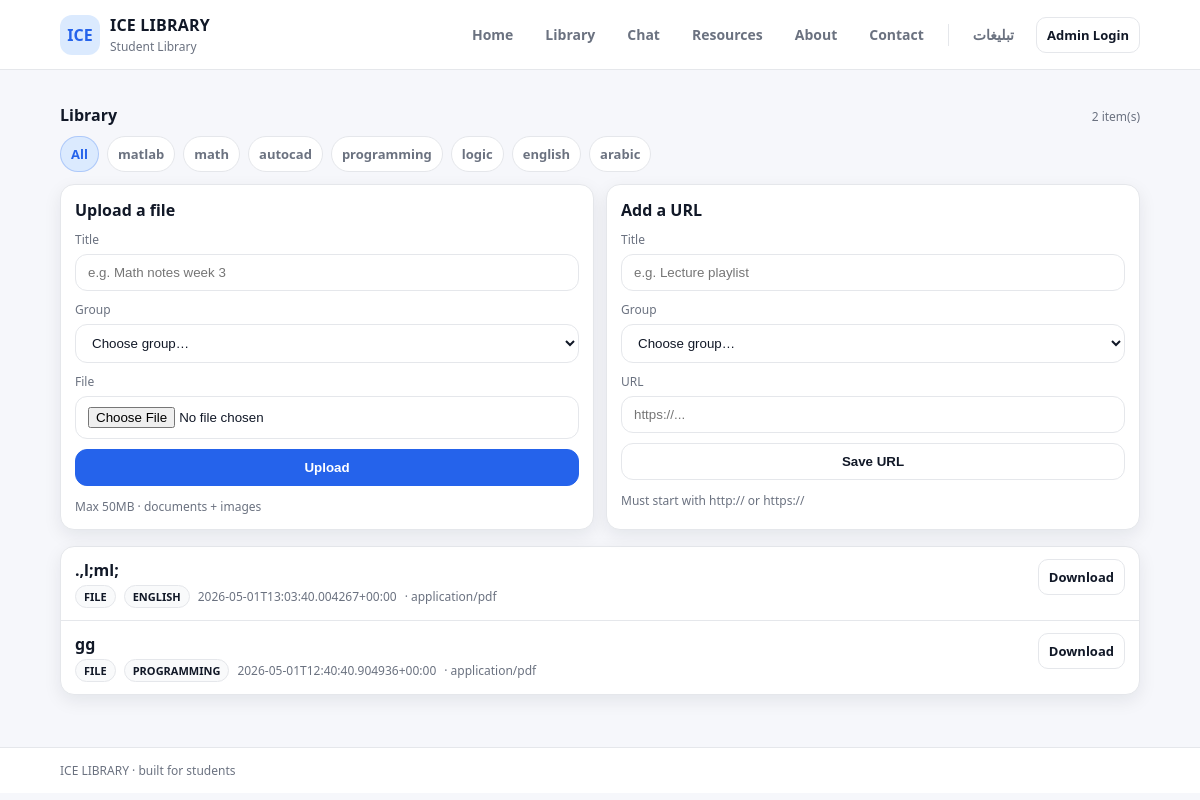
The page /library on the database its author committed.
### tables this page shows
CREATE TABLE items (
              id INTEGER PRIMARY KEY AUTOINCREMENT,
              kind TEXT NOT NULL CHECK (kind IN ('file','url')),
              title TEXT NOT NULL,
              stored_name TEXT,
              original_name TEXT,
              mime TEXT,
              url TEXT,
              created_at TEXT NOT NULL
            , category TEXT);

### app.py (the view)
    @app.get("/library")
    def library_page():
        category = (request.args.get("cat") or "").strip().lower()
        if category and category not in CATEGORIES:
            category = ""
        items = list_items(category=category or None)
        return render_template(
            "library.html",
            items=items,
            categories=CATEGORIES,
            selected_category=category,
            **common_template_args(),
        )

### app.py (called while the page is built)
def get_db() -> sqlite3.Connection:
    conn = sqlite3.connect(DB_PATH)
    conn.row_factory = sqlite3.Row
    return conn

def is_admin_session() -> bool:
    return bool(session.get("admin_user_id"))

def list_items(category: str | None = None):
    with get_db() as conn:
        if category:
            rows = conn.execute(
                """
                SELECT id, kind, title, category, stored_name, original_name, mime, url, created_at
                FROM items
                WHERE category = ?
                ORDER BY datetime(created_at) DESC, id DESC
                LIMIT 500
                """,
                (category,),
            ).fetchall()
        else:
            rows = conn.execute(
                """
                SELECT id, kind, title, category, stored_name, original_name, mime, url, created_at
                FROM items
                ORDER BY datetime(created_at) DESC, id DESC
                LIMIT 500
                """
            ).fetchall()
        return [dict(r) for r in rows]

### templates/library.html (shortened to what this page needs)
{% extends "base.html" %}
{% block content %}
  <section class="section">
    <div class="sectionHead">
      <div class="sectionTitle">Library</div>
      <div class="sectionMeta">
        {{ items|length }} item(s)
      </div>
    </div>
    <div class="tabs">
      <a class="tab {% if not selected_category %}active{% endif %}" href="{{ url_for('library_page') }}">All</a>
      {% for c in categories %}
        <a class="tab {% if selected_category == c %}active{% endif %}" href="{{ url_for('library_page', cat=c) }}">{{ c }}</a>
      {% endfor %}
    </div>
    <div class="grid2">
      <div class="card">
        <div class="cardTitle">Upload a file</div>
        <form class="form" method="post" action="{{ url_for('upload') }}" enctype="multipart/form-data">
          <label class="label">
            <span>Title</span>
            <input class="input" name="title" placeholder="e.g. Math notes week 3" required />
          </label>
          <label class="label">
            <span>Group</span>
            <select class="input" name="category" required>
              <option value="" disabled {% if not selected_category %}selected{% endif %}>Choose group…</option>
            </select>
          </label>
          <label class="label">
            <span>File</span>
            <input class="input" type="file" name="file" required />
          </label>
          <button class="btn primary" type="submit">Upload</button>
          <div class="hint">Max 50MB · documents + images</div>
        </form>
      </div>
      <div class="card">
        <div class="cardTitle">Add a URL</div>
        <form class="form" method="post" action="{{ url_for('add_url') }}">
          <label class="label">
            <span>Title</span>
            <input class="input" name="title" placeholder="e.g. Lecture playlist" required />
          </label>
          <label class="label">
            <span>Group</span>
            <select class="input" name="category" required>
              <option value="" disabled {% if not selected_category %}selected{% endif %}>Choose group…</option>
            </select>
          </label>
          <label class="label">
            <span>URL</span>
            <input class="input" name="url" placeholder="https://..." required />
          </label>
          <button class="btn" type="submit">Save URL</button>
          <div class="hint">Must start with http:// or https://</div>
        </form>
      </div>
    </div>
  </section>
  <section class="section">
    <div class="card listCard">
      {% if items %}
        {% for item in items %}
          <div class="listRow">
            <div class="listMain">
              <div class="listTitle">{{ item.title }}</div>
              <div class="listSub">
                <span class="tag">{{ item.kind }}</span>
                {% if item.category %}
                  <span class="tag">{{ item.category }}</span>
                {% endif %}
                <span class="muted">{{ item.created_at }}</span>
                {% if item.kind == 'file' and item.mime %}
                  <span class="muted">· {{ item.mime }}</span>
                {% endif %}
              </div>
            </div>
            <div class="listActions">
              {% if item.kind == 'file' %}
                <a class="btn small" href="{{ url_for('download', item_id=item.id) }}">Download</a>
              {% else %}
                <a class="btn small" href="{{ item.url }}" target="_blank" rel="noopener noreferrer">Open</a>
              {% endif %}
            </div>
          </div>
        {% endfor %}
      {% else %}
        <div class="muted">No items yet. Upload something to start.</div>
      {% endif %}
    </div>
  </section>
{% endblock %}

### templates/base.html (shortened to what this page needs)
<!doctype html>
<html lang="{{ page_lang|default('en') }}" dir="{{ page_dir|default('ltr') }}">
  <head>
    <link rel="stylesheet" href="{{ url_for('static', filename='styles.css') }}" />
  </head>
  <body>
    <header class="topbar">
      <div class="container topbarInner">
        <a class="brand" href="{{ url_for('home') }}">
          <div class="brandMark">ICE</div>
          <div class="brandText">
            <div class="brandTitle">{{ app_name }}</div>
            <div class="brandSubtitle">Student Library</div>
          </div>
        </a>
        <nav class="nav">
          <a class="navLink" href="{{ url_for('home') }}">Home</a>
          <a class="navLink" href="{{ url_for('library_page') }}">Library</a>
          <a class="navLink" href="{{ url_for('chat_page') }}">Chat</a>
          <a class="navLink" href="{{ url_for('resources_page') }}">Resources</a>
          <a class="navLink" href="{{ url_for('about_page') }}">About</a>
          <a class="navLink" href="{{ url_for('contact_page') }}">Contact</a>
          <a class="navLink rtl" href="{{ url_for('public_announcements_page') }}">تبليغات</a>
          {% if is_admin %}
            <a class="btn small" href="{{ url_for('announcements_page') }}">Admin</a>
            <form class="inline" method="post" action="{{ url_for('logout') }}">
              <button class="btn small" type="submit">Logout</button>
            </form>
          {% else %}
            <a class="btn small" href="{{ url_for('login_page') }}">Admin Login</a>
          {% endif %}
        </nav>
      </div>
    </header>
    <main class="container page">
      {% block content %}{% endblock %}
    </main>
    <footer class="footer">
      <div class="container footerInner">
        <div>{{ app_name }} · built for students</div>
      </div>
    </footer>
  </body>
</html>

### static/styles.css (style rules this page uses)
:root { --bg:#f6f7fb; --card:#ffffff; --text:#111827; --muted:#6b7280; --border:#e5e7eb; --accent:#2563eb; --accentSoft:#dbeafe; --danger:#b91c1c; --ok:#047857; --shadow:0 6px 18px rgba(17,24,39,.08); --radius:14px; }
* { box-sizing:border-box }
html,body { height:100% }
body { margin:0; font-family: ui-sans-serif, system-ui, -apple-system, Segoe UI, Roboto, Arial; background: var(--bg); color: var(--text); }
.container { max-width:1080px;margin:0 auto;padding:0 16px }
.topbar { background: var(--card); border-bottom: 1px solid var(--border); }
.topbarInner { display:flex; align-items:center; justify-content:space-between; padding: 14px 0; gap: 12px; }
.brand { display:flex;gap:10px;align-items:center;text-decoration:none;color:inherit }
.brandMark { width:40px;height:40px;border-radius:12px; display:grid;place-items:center; font-weight:900; background: var(--accentSoft); color: var(--accent); }
.brandTitle { font-weight:900;letter-spacing:.2px }
.brandSubtitle { color:var(--muted);font-size:12px;margin-top:2px }
.nav { display:flex;gap:12px;align-items:center;flex-wrap:wrap;justify-content:flex-end }
.navLink { color: var(--muted); text-decoration:none; font-weight:700; font-size: 14px; padding: 8px 10px; border-radius: 10px; }
.rtl { direction: rtl }
.tabs { display:flex;gap:8px;flex-wrap:wrap;margin: 8px 0 12px }
.tab { display:inline-flex; align-items:center; padding: 8px 10px; border-radius: 999px; border: 1px solid var(--border); background: #fff; text-decoration:none; color: var(--muted); font-weight: 800; font-size: 13px; }
.tab.active { border-color: rgba(37,99,235,.25); background: var(--accentSoft); color: var(--accent); }
.page { padding: 18px 0 34px }
.section { margin-top: 16px }
.sectionHead { display:flex;align-items:baseline;justify-content:space-between;margin-bottom:10px;gap:10px }
.sectionTitle { font-weight:900 }
.sectionMeta { color:var(--muted);font-size:12px }
.card { background: var(--card); border: 1px solid var(--border); border-radius: var(--radius); box-shadow: var(--shadow); padding: 14px; }
.cardTitle { font-weight:900;margin-bottom:10px }
.muted { color:var(--muted) }
.grid2 { display:grid;grid-template-columns:1fr 1fr;gap:12px }
.form { display:flex;flex-direction:column;gap:10px }
.label { display:flex;flex-direction:column;gap:6px;color:var(--muted);font-size:12px }
.input { background: #fff; border: 1px solid var(--border); color: var(--text); border-radius: 12px; padding: 10px 12px; outline: none; }
.btn { display:inline-flex;align-items:center;justify-content:center; gap:8px; border-radius: 12px; padding: 10px 12px; border:1px solid var(--border); background: #fff; color: var(--text); text-decoration:none; cursor:pointer; font-weight:800; }
.btn.primary { background: var(--accent); border-color: var(--accent); color:#fff; }
.btn.small { padding:8px 10px;border-radius:10px;font-size:13px }
.hint { color:var(--muted);font-size:12px;margin-top:2px }
.listCard { padding: 0 }
.listRow { display:flex;align-items:flex-start;justify-content:space-between;gap:12px; padding: 12px 14px; border-top: 1px solid var(--border); }
.listRow:first-child { border-top:0 }
.listTitle { font-weight:900 }
.listSub { display:flex;gap:8px;align-items:center;margin-top:4px;font-size:12px;flex-wrap:wrap }
.tag { font-size:11px; font-weight:900; padding: 3px 8px; border-radius: 999px; border:1px solid var(--border); background: #f9fafb; text-transform: uppercase; }
.listActions { display:flex;gap:8px;align-items:center }
.footer { margin-top: 18px; border-top: 1px solid var(--border); background: var(--card); }
.footerInner { padding: 14px 0; color: var(--muted); font-size: 12px }

### rows shown on the page
items: title ".,l;ml;", kind "FILE", category "ENGLISH", created_at "2026-05-01T13:03:40.004267+00:00", mime "application/pdf"
items: title "gg", kind "FILE", category "PROGRAMMING", created_at "2026-05-01T12:40:40.904936+00:00", mime "application/pdf"

### other values the page prints
{{ app_name }} "ICE LIBRARY"
{{ items|length }} "2"
{{ c }} "matlab" "math" "autocad" "programming" "logic" "english" "arabic"
